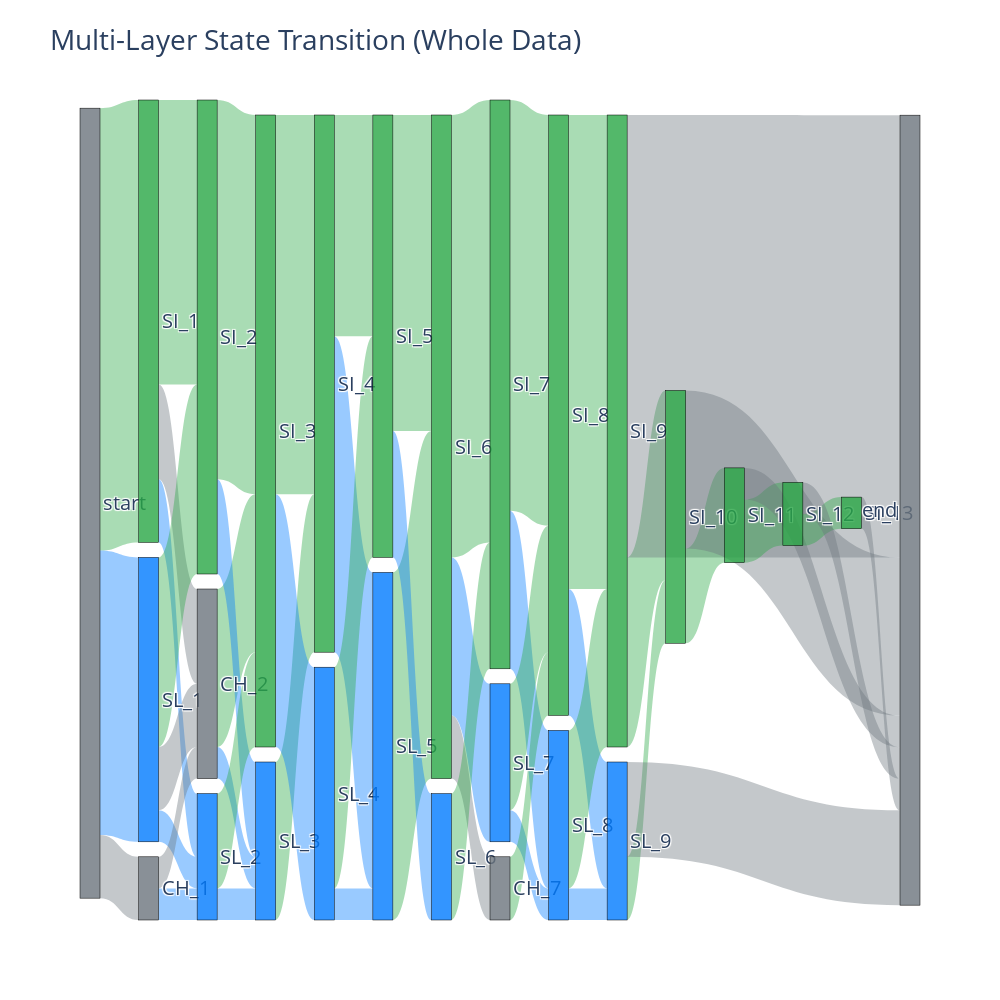
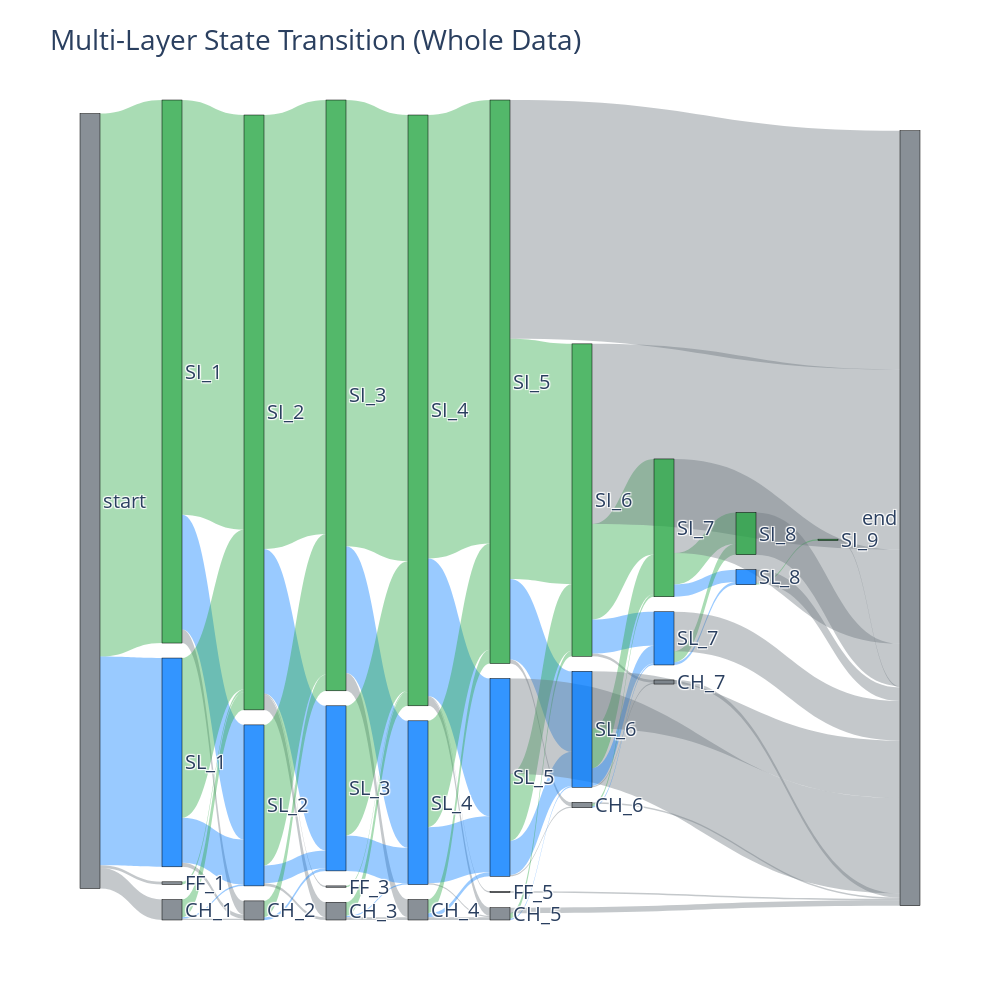
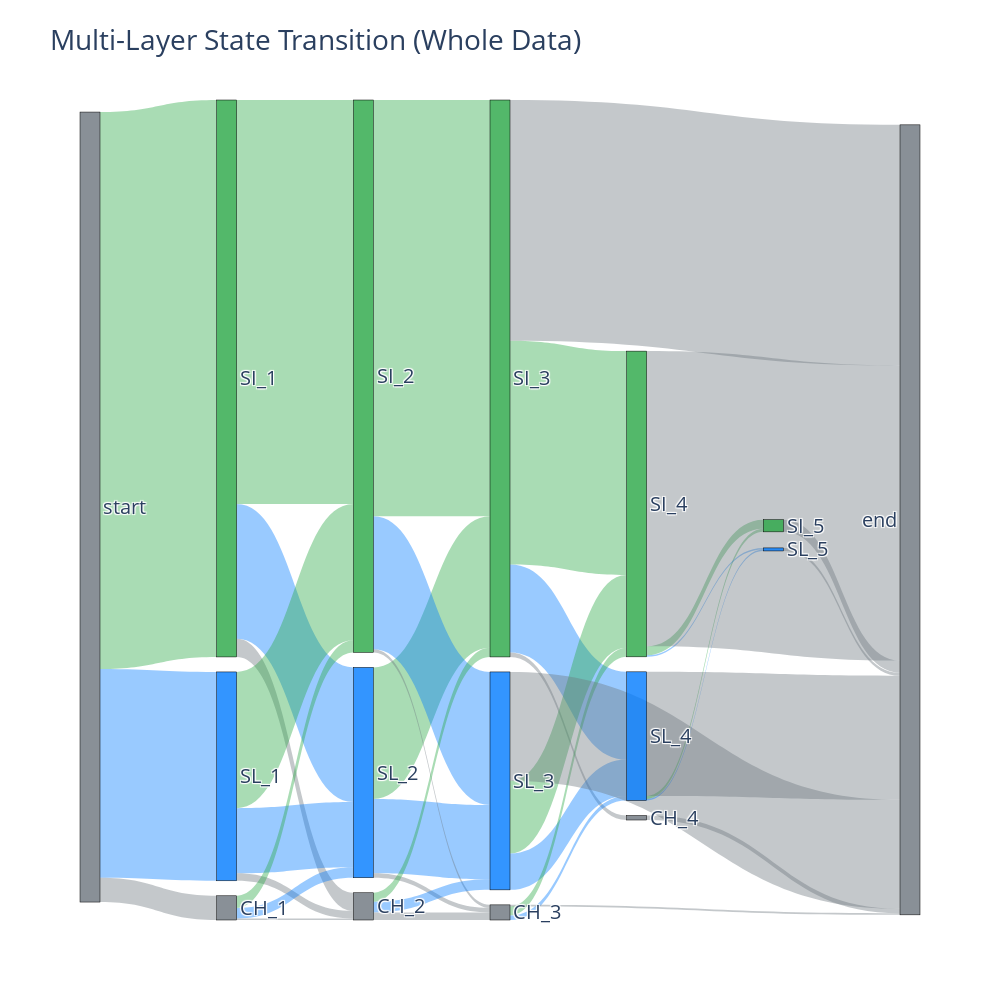

Notebook source saved alongside these figures, in order:
### Code cell
print('Josh Hader의 Layer별 전이 확률 시각화(Cluster - 0) \n')
eda_c0.Transition.Probability.visualizer(layered=True, grouped=False)

print('Josh Hader의 Layer별 전이 확률 시각화(Cluster - 1) \n')
eda_c1.Transition.Probability.visualizer(layered=True, grouped=False)

print('Josh Hader의 Layer별 전이 확률 시각화(Cluster - 2) \n')
eda_c2.Transition.Probability.visualizer(layered=True, grouped=False)

### Figure 1 — Plotly figure (JSON) as saved in the notebook; plotly's stock layout.template omitted (floating-point values rounded to 4 significant figures)
{"data": [{"link": {"color": ["rgba(40, 167, 69, 0.4)", "rgba(0, 123, 255, 0.4)", "rgba(108, 117, 125, 0.4)", "rgba(108, 117, 125, 0.4)", "rgba(40, 167, 69, 0.4)", "rgba(0, 123, 255, 0.4)", "rgba(40, 167, 69, 0.4)", "rgba(108, 117, 125, 0.4)", "rgba(0, 123, 255, 0.4)", "rgba(0, 123, 255, 0.4)", "rgba(108, 117, 125, 0.4)", "rgba(0, 123, 255, 0.4)", "rgba(40, 167, 69, 0.4)", "rgba(40, 167, 69, 0.4)", "rgba(0, 123, 255, 0.4)", "rgba(40, 167, 69, 0.4)", "rgba(0, 123, 255, 0.4)", "rgba(40, 167, 69, 0.4)", "rgba(0, 123, 255, 0.4)", "rgba(40, 167, 69, 0.4)", "rgba(0, 123, 255, 0.4)", "rgba(40, 167, 69, 0.4)", "rgba(40, 167, 69, 0.4)", "rgba(0, 123, 255, 0.4)", "rgba(40, 167, 69, 0.4)", "rgba(0, 123, 255, 0.4)", "rgba(40, 167, 69, 0.4)", "rgba(40, 167, 69, 0.4)", "rgba(0, 123, 255, 0.4)", "rgba(108, 117, 125, 0.4)", "rgba(40, 167, 69, 0.4)", "rgba(40, 167, 69, 0.4)", "rgba(0, 123, 255, 0.4)", "rgba(40, 167, 69, 0.4)", "rgba(0, 123, 255, 0.4)", "rgba(40, 167, 69, 0.4)", "rgba(0, 123, 255, 0.4)", "rgba(40, 167, 69, 0.4)", "rgba(0, 123, 255, 0.4)", "rgba(40, 167, 69, 0.4)", "rgba(40, 167, 69, 0.4)", "rgba(40, 167, 69, 0.4)", "rgba(108, 117, 125, 0.4)", "rgba(108, 117, 125, 0.4)", "rgba(40, 167, 69, 0.4)", "rgba(108, 117, 125, 0.4)", "rgba(40, 167, 69, 0.4)", "rgba(108, 117, 125, 0.4)", "rgba(40, 167, 69, 0.4)", "rgba(108, 117, 125, 0.4)", "rgba(108, 117, 125, 0.4)"], "hovertemplate": "Source: %{source.label}<br>Target: %{target.label}<br>variable: %{value:.2%})", "source": [0, 0, 0, 1, 1, 1, 2, 2, 2, 3, 3, 4, 4, 5, 5, 6, 6, 7, 8, 8, 9, 9, 10, 10, 11, 12, 12, 13, 13, 13, 14, 15, 15, 16, 16, 17, 18, 18, 19, 19, 20, 21, 20, 21, 22, 22, 23, 23, 24, 24, 25], "target": [1, 2, 3, 4, 5, 6, 5, 4, 6, 6, 4, 7, 8, 8, 7, 8, 7, 9, 10, 9, 11, 12, 12, 11, 13, 14, 13, 15, 16, 17, 15, 18, 19, 18, 19, 18, 20, 21, 20, 21, 22, 22, 26, 26, 23, 26, 24, 26, 25, 26, 26], "value": [0.56, 0.36, 0.08, 0.12, 0.36, 0.08, 0.24, 0.08, 0.04, 0.04, 0.04, 0.04, 0.2, 0.48, 0.12, 0.12, 0.04, 0.2, 0.32, 0.48, 0.4, 0.28, 0.28, 0.04, 0.44, 0.16, 0.4, 0.56, 0.2, 0.08, 0.16, 0.52, 0.2, 0.16, 0.04, 0.08, 0.16, 0.6, 0.04, 0.2, 0.08, 0.24, 0.12, 0.56, 0.12, 0.2, 0.08, 0.04, 0.04, 0.04, 0.04]}, "node": {"color": ["rgba(108, 117, 125, 0.8)", "rgba(40, 167, 69, 0.8)", "rgba(0, 123, 255, 0.8)", "rgba(108, 117, 125, 0.8)", "rgba(108, 117, 125, 0.8)", "rgba(40, 167, 69, 0.8)", "rgba(0, 123, 255, 0.8)", "rgba(0, 123, 255, 0.8)", "rgba(40, 167, 69, 0.8)", "rgba(40, 167, 69, 0.8)", "rgba(0, 123, 255, 0.8)", "rgba(0, 123, 255, 0.8)", "rgba(40, 167, 69, 0.8)", "rgba(40, 167, 69, 0.8)", "rgba(0, 123, 255, 0.8)", "rgba(40, 167, 69, 0.8)", "rgba(0, 123, 255, 0.8)", "rgba(108, 117, 125, 0.8)", "rgba(40, 167, 69, 0.8)", "rgba(0, 123, 255, 0.8)", "rgba(0, 123, 255, 0.8)", "rgba(40, 167, 69, 0.8)", "rgba(40, 167, 69, 0.8)", "rgba(40, 167, 69, 0.8)", "rgba(40, 167, 69, 0.8)", "rgba(40, 167, 69, 0.8)", "rgba(108, 117, 125, 0.8)"], "label": ["start", "SI_1", "SL_1", "CH_1", "CH_2", "SI_2", "SL_2", "SL_3", "SI_3", "SI_4", "SL_4", "SL_5", "SI_5", "SI_6", "SL_6", "SI_7", "SL_7", "CH_7", "SI_8", "SL_8", "SL_9", "SI_9", "SI_10", "SI_11", "SI_12", "SI_13", "end"], "line": {"color": "black", "width": 0.5}, "pad": 15, "thickness": 20}, "type": "sankey"}], "layout": {"font": {"size": 20}, "height": 1000, "title": {"text": "Multi-Layer State Transition (Whole Data)"}, "width": 1000}}

### Figure 2 — Plotly figure (JSON) as saved in the notebook; plotly's stock layout.template omitted (floating-point values rounded to 4 significant figures)
{"data": [{"link": {"color": ["rgba(40, 167, 69, 0.4)", "rgba(0, 123, 255, 0.4)", "rgba(108, 117, 125, 0.4)", "rgba(108, 117, 125, 0.4)", "rgba(40, 167, 69, 0.4)", "rgba(0, 123, 255, 0.4)", "rgba(108, 117, 125, 0.4)", "rgba(40, 167, 69, 0.4)", "rgba(0, 123, 255, 0.4)", "rgba(108, 117, 125, 0.4)", "rgba(40, 167, 69, 0.4)", "rgba(40, 167, 69, 0.4)", "rgba(0, 123, 255, 0.4)", "rgba(108, 117, 125, 0.4)", "rgba(40, 167, 69, 0.4)", "rgba(0, 123, 255, 0.4)", "rgba(108, 117, 125, 0.4)", "rgba(108, 117, 125, 0.4)", "rgba(40, 167, 69, 0.4)", "rgba(0, 123, 255, 0.4)", "rgba(108, 117, 125, 0.4)", "rgba(40, 167, 69, 0.4)", "rgba(0, 123, 255, 0.4)", "rgba(40, 167, 69, 0.4)", "rgba(0, 123, 255, 0.4)", "rgba(108, 117, 125, 0.4)", "rgba(0, 123, 255, 0.4)", "rgba(40, 167, 69, 0.4)", "rgba(108, 117, 125, 0.4)", "rgba(40, 167, 69, 0.4)", "rgba(0, 123, 255, 0.4)", "rgba(40, 167, 69, 0.4)", "rgba(40, 167, 69, 0.4)", "rgba(0, 123, 255, 0.4)", "rgba(108, 117, 125, 0.4)", "rgba(108, 117, 125, 0.4)", "rgba(40, 167, 69, 0.4)", "rgba(0, 123, 255, 0.4)", "rgba(108, 117, 125, 0.4)", "rgba(40, 167, 69, 0.4)", "rgba(108, 117, 125, 0.4)", "rgba(0, 123, 255, 0.4)", "rgba(40, 167, 69, 0.4)", "rgba(0, 123, 255, 0.4)", "rgba(108, 117, 125, 0.4)", "rgba(40, 167, 69, 0.4)", "rgba(0, 123, 255, 0.4)", "rgba(108, 117, 125, 0.4)", "rgba(40, 167, 69, 0.4)", "rgba(0, 123, 255, 0.4)", "rgba(108, 117, 125, 0.4)", "rgba(108, 117, 125, 0.4)", "rgba(108, 117, 125, 0.4)", "rgba(108, 117, 125, 0.4)", "rgba(40, 167, 69, 0.4)", "rgba(0, 123, 255, 0.4)", "rgba(108, 117, 125, 0.4)", "rgba(40, 167, 69, 0.4)", "rgba(0, 123, 255, 0.4)", "rgba(108, 117, 125, 0.4)", "rgba(40, 167, 69, 0.4)", "rgba(0, 123, 255, 0.4)", "rgba(108, 117, 125, 0.4)", "rgba(108, 117, 125, 0.4)", "rgba(108, 117, 125, 0.4)", "rgba(40, 167, 69, 0.4)", "rgba(0, 123, 255, 0.4)", "rgba(40, 167, 69, 0.4)", "rgba(0, 123, 255, 0.4)", "rgba(108, 117, 125, 0.4)", "rgba(108, 117, 125, 0.4)", "rgba(108, 117, 125, 0.4)", "rgba(40, 167, 69, 0.4)", "rgba(108, 117, 125, 0.4)", "rgba(108, 117, 125, 0.4)", "rgba(108, 117, 125, 0.4)"], "hovertemplate": "Source: %{source.label}<br>Target: %{target.label}<br>variable: %{value:.2%})", "source": [0, 0, 0, 0, 1, 1, 1, 2, 2, 2, 3, 4, 4, 4, 5, 5, 5, 5, 6, 6, 6, 7, 7, 8, 8, 8, 9, 9, 10, 10, 10, 11, 12, 12, 12, 12, 13, 13, 13, 14, 14, 14, 15, 15, 15, 16, 16, 16, 17, 17, 15, 16, 17, 18, 19, 19, 19, 20, 20, 20, 21, 21, 19, 20, 21, 22, 22, 23, 23, 22, 23, 24, 25, 26, 25, 27], "target": [1, 2, 3, 4, 5, 6, 7, 5, 6, 7, 5, 5, 6, 7, 8, 9, 10, 11, 8, 9, 10, 8, 9, 12, 13, 14, 13, 12, 14, 12, 13, 12, 15, 16, 17, 18, 15, 16, 17, 15, 17, 16, 19, 20, 21, 19, 20, 21, 19, 20, 28, 28, 28, 28, 22, 23, 24, 22, 23, 24, 22, 23, 28, 28, 28, 26, 25, 26, 25, 28, 28, 28, 27, 28, 28, 28], "value": [0.7007, 0.2694, 0.003521, 0.02641, 0.5352, 0.1479, 0.01761, 0.206, 0.0581, 0.005282, 0.003521, 0.02289, 0.001761, 0.001761, 0.5599, 0.1866, 0.01937, 0.001761, 0.1813, 0.02289, 0.003521, 0.02113, 0.003521, 0.5757, 0.1637, 0.02289, 0.04577, 0.1673, 0.003521, 0.01761, 0.001761, 0.001761, 0.5722, 0.1778, 0.01056, 0.001761, 0.1373, 0.07218, 0.001761, 0.01761, 0.003521, 0.005282, 0.3099, 0.1039, 0.005282, 0.08627, 0.04401, 0.001761, 0.007042, 0.001761, 0.3081, 0.1232, 0.007042, 0.001761, 0.1232, 0.04401, 0.003521, 0.05106, 0.02289, 0.001761, 0.003521, 0.001761, 0.2324, 0.07394, 0.001761, 0.04049, 0.01585, 0.01408, 0.003521, 0.1215, 0.05106, 0.005282, 0.001761, 0.05458, 0.01761, 0.001761]}, "node": {"color": ["rgba(108, 117, 125, 0.8)", "rgba(40, 167, 69, 0.8)", "rgba(0, 123, 255, 0.8)", "rgba(108, 117, 125, 0.8)", "rgba(108, 117, 125, 0.8)", "rgba(40, 167, 69, 0.8)", "rgba(0, 123, 255, 0.8)", "rgba(108, 117, 125, 0.8)", "rgba(40, 167, 69, 0.8)", "rgba(0, 123, 255, 0.8)", "rgba(108, 117, 125, 0.8)", "rgba(108, 117, 125, 0.8)", "rgba(40, 167, 69, 0.8)", "rgba(0, 123, 255, 0.8)", "rgba(108, 117, 125, 0.8)", "rgba(40, 167, 69, 0.8)", "rgba(0, 123, 255, 0.8)", "rgba(108, 117, 125, 0.8)", "rgba(108, 117, 125, 0.8)", "rgba(40, 167, 69, 0.8)", "rgba(0, 123, 255, 0.8)", "rgba(108, 117, 125, 0.8)", "rgba(40, 167, 69, 0.8)", "rgba(0, 123, 255, 0.8)", "rgba(108, 117, 125, 0.8)", "rgba(0, 123, 255, 0.8)", "rgba(40, 167, 69, 0.8)", "rgba(40, 167, 69, 0.8)", "rgba(108, 117, 125, 0.8)"], "label": ["start", "SI_1", "SL_1", "FF_1", "CH_1", "SI_2", "SL_2", "CH_2", "SI_3", "SL_3", "CH_3", "FF_3", "SI_4", "SL_4", "CH_4", "SI_5", "SL_5", "CH_5", "FF_5", "SI_6", "SL_6", "CH_6", "SI_7", "SL_7", "CH_7", "SL_8", "SI_8", "SI_9", "end"], "line": {"color": "black", "width": 0.5}, "pad": 15, "thickness": 20}, "type": "sankey"}], "layout": {"font": {"size": 20}, "height": 1000, "title": {"text": "Multi-Layer State Transition (Whole Data)"}, "width": 1000}}

### Figure 3 — Plotly figure (JSON) as saved in the notebook; plotly's stock layout.template omitted (floating-point values rounded to 4 significant figures)
{"data": [{"link": {"color": ["rgba(40, 167, 69, 0.4)", "rgba(0, 123, 255, 0.4)", "rgba(108, 117, 125, 0.4)", "rgba(0, 123, 255, 0.4)", "rgba(40, 167, 69, 0.4)", "rgba(108, 117, 125, 0.4)", "rgba(40, 167, 69, 0.4)", "rgba(0, 123, 255, 0.4)", "rgba(108, 117, 125, 0.4)", "rgba(0, 123, 255, 0.4)", "rgba(40, 167, 69, 0.4)", "rgba(108, 117, 125, 0.4)", "rgba(40, 167, 69, 0.4)", "rgba(0, 123, 255, 0.4)", "rgba(108, 117, 125, 0.4)", "rgba(40, 167, 69, 0.4)", "rgba(0, 123, 255, 0.4)", "rgba(108, 117, 125, 0.4)", "rgba(40, 167, 69, 0.4)", "rgba(0, 123, 255, 0.4)", "rgba(108, 117, 125, 0.4)", "rgba(0, 123, 255, 0.4)", "rgba(40, 167, 69, 0.4)", "rgba(108, 117, 125, 0.4)", "rgba(40, 167, 69, 0.4)", "rgba(0, 123, 255, 0.4)", "rgba(40, 167, 69, 0.4)", "rgba(0, 123, 255, 0.4)", "rgba(108, 117, 125, 0.4)", "rgba(108, 117, 125, 0.4)", "rgba(108, 117, 125, 0.4)", "rgba(40, 167, 69, 0.4)", "rgba(0, 123, 255, 0.4)", "rgba(40, 167, 69, 0.4)", "rgba(0, 123, 255, 0.4)", "rgba(108, 117, 125, 0.4)", "rgba(108, 117, 125, 0.4)", "rgba(108, 117, 125, 0.4)", "rgba(108, 117, 125, 0.4)", "rgba(108, 117, 125, 0.4)"], "hovertemplate": "Source: %{source.label}<br>Target: %{target.label}<br>variable: %{value:.2%})", "source": [0, 0, 0, 1, 1, 1, 2, 2, 2, 3, 3, 3, 4, 4, 4, 5, 5, 5, 6, 6, 6, 7, 7, 7, 8, 8, 9, 9, 7, 8, 9, 10, 10, 11, 11, 10, 11, 12, 13, 14], "target": [1, 2, 3, 4, 5, 6, 5, 4, 6, 4, 5, 6, 7, 8, 9, 7, 8, 9, 7, 8, 9, 10, 11, 12, 11, 10, 11, 10, 15, 15, 15, 13, 14, 13, 14, 15, 15, 15, 15, 15], "value": [0.705, 0.2644, 0.03065, 0.1705, 0.5115, 0.02299, 0.1724, 0.08238, 0.009579, 0.01341, 0.01533, 0.001916, 0.1667, 0.09387, 0.005747, 0.5268, 0.1686, 0.003831, 0.01149, 0.01341, 0.009579, 0.1111, 0.2835, 0.005747, 0.09195, 0.04598, 0.01149, 0.005747, 0.3046, 0.1379, 0.001916, 0.003831, 0.001916, 0.01149, 0.001916, 0.1571, 0.3736, 0.005747, 0.01533, 0.003831]}, "node": {"color": ["rgba(108, 117, 125, 0.8)", "rgba(40, 167, 69, 0.8)", "rgba(0, 123, 255, 0.8)", "rgba(108, 117, 125, 0.8)", "rgba(0, 123, 255, 0.8)", "rgba(40, 167, 69, 0.8)", "rgba(108, 117, 125, 0.8)", "rgba(40, 167, 69, 0.8)", "rgba(0, 123, 255, 0.8)", "rgba(108, 117, 125, 0.8)", "rgba(0, 123, 255, 0.8)", "rgba(40, 167, 69, 0.8)", "rgba(108, 117, 125, 0.8)", "rgba(40, 167, 69, 0.8)", "rgba(0, 123, 255, 0.8)", "rgba(108, 117, 125, 0.8)"], "label": ["start", "SI_1", "SL_1", "CH_1", "SL_2", "SI_2", "CH_2", "SI_3", "SL_3", "CH_3", "SL_4", "SI_4", "CH_4", "SI_5", "SL_5", "end"], "line": {"color": "black", "width": 0.5}, "pad": 15, "thickness": 20}, "type": "sankey"}], "layout": {"font": {"size": 20}, "height": 1000, "title": {"text": "Multi-Layer State Transition (Whole Data)"}, "width": 1000}}
